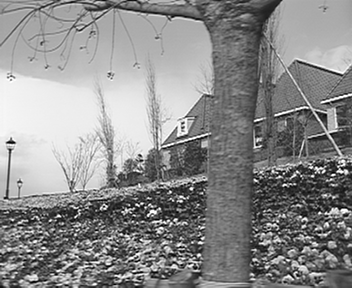
%> input picture Codec/flowergarden_cif_frame1.tif, 352 x 288 px
$ octave Ex_3a.m   (GNU Octave 9; MATLAB toolbox functions it lacks are replaced by stand-ins)
%> lines starting %> are read from the running program, lines starting %| are printed output that depends on the picture
### Codec/psnr_of_frame.m
function output_psnr = psnr_of_frame(original_image, distorted_image)

%Convert image to double
original_image = im2double(original_image);
distorted_image = im2double(distorted_image);

% Max signal power
s = 1;

% Calculate the MSE
mse = mse_of_frame(original_image, distorted_image);

% Compute PSNR
output_psnr = 10 * log10((s ^ 2) / (mse));

end

### Codec/mse_of_frame.m
function output_mse = mse_of_frame(original_image, distorted_image)

% Convert image to double format
original_image = im2double(original_image);
distorted_image = im2double(distorted_image);

% Compute squared error
error = (original_image - distorted_image) .^ 2;

% Calculate mean to get MSE
output_mse = mean(error(:));

end

### Codec/get_image_filesize.m
% returns size of image file 'filename' in bits
% numbits = get_image_filesize(filename);
function numbits = get_image_filesize(filename);

fileinfo = imfinfo(filename);
numbits = fileinfo.FileSize*8;

### Codec/Ex_3a.m
% Initialize
R = [];
D = [];
figure('name', 'D(R) Curve');

% Read 1st frame of the sequence
img =  imread('flowergarden_cif_frame1.tif');
%> img is the input picture: size 288x352 uint8; min 0, max 255, mean 139

% Display D(R) curve for all JPEG qualities
for i = 0 : 100

    %Store the frame as JPEG
    imwrite(img, 'flowergarden_cif_frame1.jpg', 'Quality', i);

    % Load the JPEG image
    jpg_img = imread('flowergarden_cif_frame1.jpg');
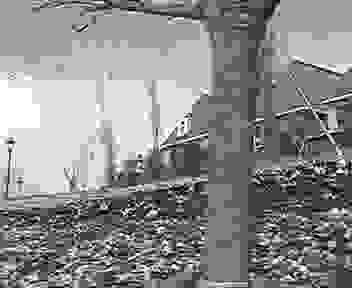
%> jpg_img: size 288x352 uint8; min 0, max 255, mean 139; mean of the top-left, top-right, bottom-left and bottom-right quarters 191.1, 131.8, 133.1, 99.9

    % Calculate file size in bits
    file_size = get_image_filesize('flowergarden_cif_frame1.jpg');

    % Calculate rate in bits per pixel & distortion in dB
    R(i + 1) = file_size / (size(jpg_img, 1) * size(jpg_img, 2));
    D(i + 1) = psnr_of_frame(img, jpg_img);
%> in mse_of_frame, `error = (original_image - distorted_image) .^ 2;`:
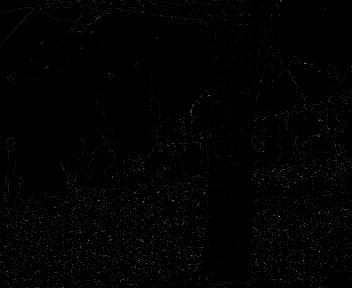
%> error: size 288x352 double; min 0, max 0.603, mean 0.0113
%> in mse_of_frame, `output_mse = mean(error(:));`: output_mse = 0.0113
%> in psnr_of_frame, `output_psnr = 10 * log10((s ^ 2) / (mse));`: output_psnr = 19.49

    % Plot the D(R) curve
    plot(R, D);
    title('Distortion - Rate Curve');
    xlabel('Rate (bits / pixel)');
    ylabel('PSNR (dB)');
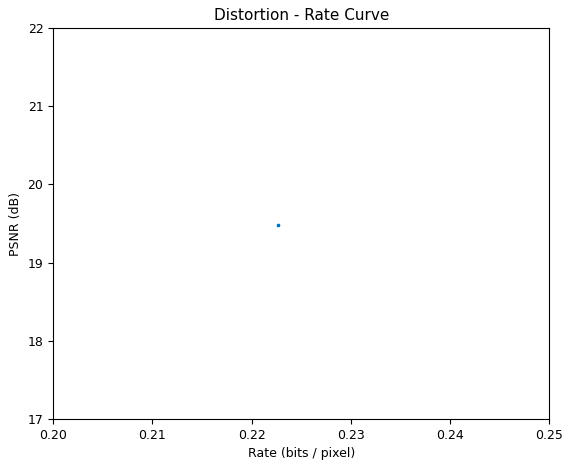
%> figure redrawn from the program's plot data
    pause(0.1)

end
